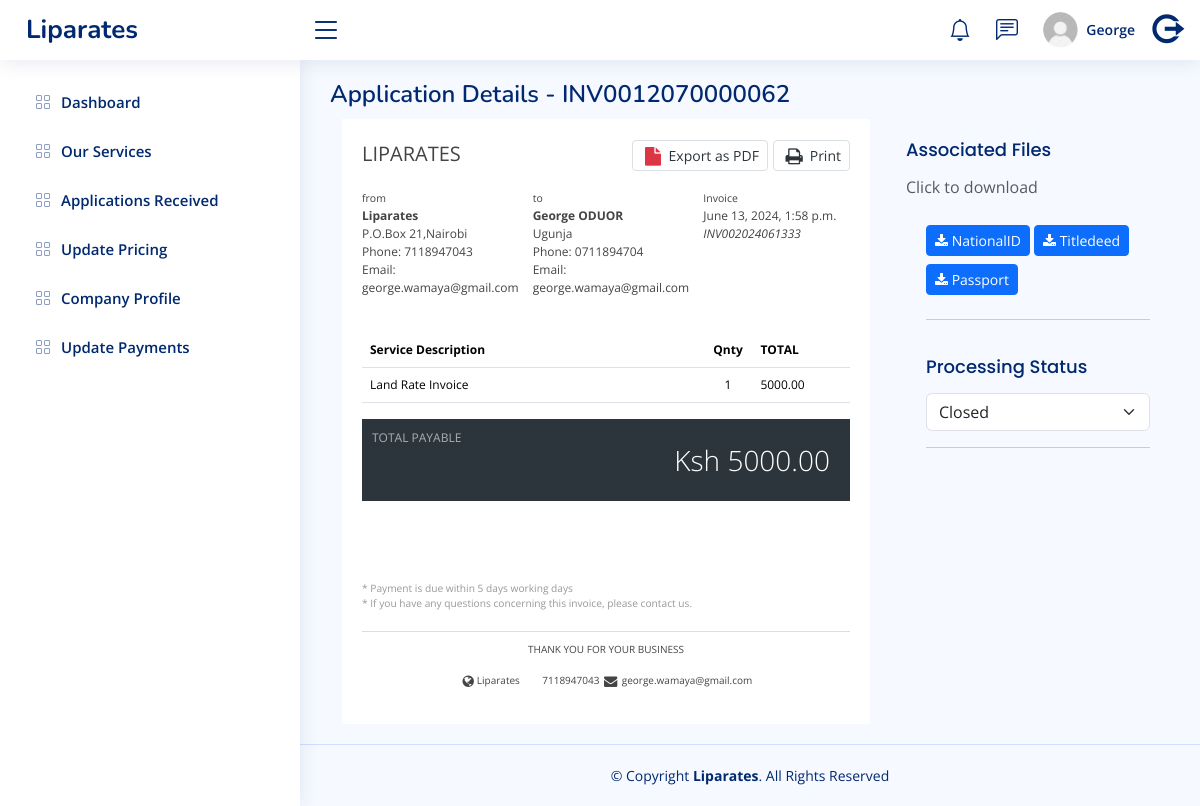
Page /core/application_details/33 (signed in) on the committed database.
### core/models.py (models this page shows)
class CompanyProfile(models.Model):
    name        = models.CharField(max_length=100)
    address     = models.TextField()
    mobile      = models.CharField(max_length=12)
    email       = models.EmailField()
    paybill     = models.CharField(max_length=100)
    accountno   = models.CharField(max_length=100)
    tillno      = models.CharField(max_length=100)
    created_at  = models.DateTimeField(auto_now_add=True)
    updated_at  = models.DateTimeField(auto_now=True)

class ApplicationRecords(models.Model):
    user                 = models.ForeignKey(User, on_delete=models.CASCADE)
    service              = models.ForeignKey(Services, on_delete=models.CASCADE)
    amount               = models.DecimalField(max_digits=10, decimal_places=2)
    paymentStatus        = models.TextField(max_length=30,choices=[('Pending','Pending'),('Approved','Approved'),('Unpaid','Unpaid'),('Declined','Declined')])
    transactioncode      = models.CharField(max_length=100)
    resolution           = models.TextField(max_length=100,choices=[('New','New'),('Queued','Queued'),('Closed','Closed')])
    remarks              = models.TextField(null=True)
    filesUploaded        = models.CharField(null=True,max_length=1024)
    invoice              = models.CharField(null=True,max_length=1024)
    created_at           = models.DateTimeField(auto_now_add=True)
    updated_at           = models.DateTimeField(auto_now=True)

class Services(models.Model):
    title        = models.CharField(max_length=100)
    description  = models.TextField()
    requirements = models.TextField()
    created_at   = models.DateTimeField(auto_now_add=True)
    updated_at   = models.DateTimeField(auto_now=True)
    def __str__(self):
        return self.title

### accounts/models.py (models this page shows, shortened)
class Profile(models.Model):
    user         = models.OneToOneField(User, on_delete=models.CASCADE)
    phone        = models.CharField(max_length=12)
    county       = models.CharField(max_length=100)
    town         = models.CharField(max_length=100)
    municipality = models.CharField(max_length=100)
    created      = models.DateTimeField(auto_now_add=True)
    updated      = models.DateTimeField(auto_now=True)

### core/views.py (the view, shortened to what this page needs)
# urls.py: path("application_details/<int:aplid>",views.ApplicationDetails.as_view(),name="details"),
class ApplicationDetails(LoginRequiredMixin,View):
    login_url = "accounts:login"
    redirect_field_name = "redirect_to"
    def get(self, request, aplid):
        application = ApplicationRecords.objects.get(id=aplid)
        profile = Profile.objects.get(user=request.user)
        companyDetails = CompanyProfile.objects.all().last()
        context = {
            "application": application,
            "companyDetails": companyDetails,
            "profile": profile,
        }
        return render(request, "core/application_details.html", context)

### core/templatetags/custom_filters.py (called while the page is built)
@register.filter
def customDate(value):
    return value.strftime("%Y%m%d")

@register.filter
def associated_files(value):
    file_paths = value.split(',')
    result = {path.split('_')[0]: path for path in file_paths}
    return result

### templates/core/application_details.html (shortened to what this page needs)
{% extends 'core/base.html' %}
{% load static %}
{% load custom_filters %}
{% block pagetitle %}
  Application Details - INV0012070000062
{% endblock %}
{% block mainbody %}
  <section class="wrapper-invoice">
    <div class="row">
      <div class="col-sm-12 col-md-8 col-lg-8">
        <link href="https://maxcdn.bootstrapcdn.com/font-awesome/4.3.0/css/font-awesome.min.css" rel="stylesheet" />
        {% include 'core/parts/invoice_template.html' %}
      </div>
      <div class="col-sm-12 col-md-4 col-lg-4">
        <div class="car">
          <div class="card-heade">
            <h5 class="card-title">Associated Files</h5>
            <p class="text-muted">Click to download</p>
          </div>
          <div class="card-body">
            {% with files_dict=application.filesUploaded|associated_files %}
              {% for filename, path in files_dict.items %}
                <a class="btn btn-primary btn-sm mb-2" href="/media/{{ path }}" download="{{ filename }}"><i class="fa fa-download"></i> {{ filename }}</a>
              {% endfor %}
            {% endwith %}
            <hr />
            {% if user.is_staff %}
              <h5 class="card-title">Processing Status</h5>
              <form action="" method="post" enctype="multipart/form-data">
                <select name="resolution" id="" class="form-select form-control">
                  {% if application.resolution == 'Closed' %}
                    <option value="Closed" selected>Closed</option>
                  {% else %}
                    <option value="Closed">Closed</option>
                  {% endif %}
                </select>
              </form>
              <hr />
            {% endif %}
          </div>
        </div>
      </div>
    </div>
  </section>
{% endblock %}

### templates/core/parts/header.html (shortened to what this page needs)
{% load static %}
<header id="header" class="header fixed-top d-flex align-items-center">
  <div class="d-flex align-items-center justify-content-between">
    <a href="{% url 'core:performance' %}" class="logo d-flex align-items-center">
      <span class="d-none d-lg-block">Liparates</span>
    </a>
    <i class="bi bi-list toggle-sidebar-btn"></i>
  </div>
  <nav class="header-nav ms-auto">
    <ul class="d-flex align-items-center">
      <li class="nav-item dropdown">
        <a class="nav-link nav-icon" href="#" data-bs-toggle="dropdown">
          <i class="bi bi-bell"></i>
        </a>
      </li>
      <li class="nav-item dropdown">
        <a class="nav-link nav-icon" href="#" data-bs-toggle="dropdown">
          <i class="bi bi-chat-left-text"></i>
        </a>
      </li>
      <li class="nav-item dropdown pe-3">
        <a class="nav-link nav-profile d-flex align-items-center pe-0" href="{% url 'accounts:myprofile' %}">
          <img src="{% static 'images/liparates-user.jpg' %}" alt="Profile" class="rounded-circle" />
          <span class="d-none d-md-block ps-2">{{ user.first_name }}</span>
        </a>
      </li>
      <li class="nav-item dropdown pe-3">
        <a class="nav-link nav-profile d-flex align-items-center pe-0" href="{% url 'accounts:logout' %}">
          <i class="ri-logout-circle-r-line" style="font-size: 33px;font-weight: bolder;"></i>
        </a>
      </li>
    </ul>
  </nav>
</header>

### templates/core/parts/invoice_template.html (shortened to what this page needs)
{% load custom_filters %}
<div class="container">
  <div class="col-md-12">
    <div class="invoice">
      <div class="invoice-company text-inverse f-w-600">
        <span class="pull-right hidden-print">
          <a href="javascript:;" class="btn btn-sm btn-white m-b-10 p-l-5"><i class="fa fa-file t-plus-1 text-danger fa-fw fa-lg"></i> Export as PDF</a>
          <a href="javascript:;" onclick="window.print()" class="btn btn-sm btn-white m-b-10 p-l-5"><i class="fa fa-print t-plus-1 fa-fw fa-lg"></i> Print</a>
        </span>
        {{ companyDetails.name|upper }}
      </div>
      <div class="invoice-headerf row">
        <div class="col-sm-12 col-md-4 col-lg-4">
          <small>from</small>
          <address class="m-t-5 m-b-5">
            <strong class="text-inverse">{{ companyDetails.name|title }}</strong><br />
            {{ companyDetails.address|safe }}<br />
            Phone: {{ companyDetails.mobile }}<br />
            Email: {{ companyDetails.email }}
          </address>
        </div>
        <div class="col-sm-12 col-md-4 col-lg-4">
          <small>to</small>
          <address class="m-t-5 m-b-5">
            <strong class="text-inverse">{{ application.user.get_full_name }}</strong><br />
            {{ profile.town|safe }}<br />
            Phone: {{ profile.phone }}<br />
            Email: {{ application.user.email }}
          </address>
        </div>
        <div class="col-sm-12 col-md-4 col-lg-4">
          <small>Invoice</small>
          <div class="date text-inverse m-t-5">{{ application.created_at }}</div>
          <div class="invoice-detail">
            <em>INV00{{ application.created_at|customDate }}{{ application.id }}</em><br />
          </div>
        </div>
      </div>
      <div class="invoice-content">
        <div class="table-responsive">
          <table class="table table-invoice">
            <thead>
              <tr>
                <th>Service Description</th>
                <th class="text-center" width="10%">Qnty</th>
                <th class="text-right" width="20%">TOTAL</th>
              </tr>
            </thead>
            <tbody>
              <tr>
                <td>
                  <span class="text-inverse">{{ application.service }}</span><br />
                </td>
                <td class="text-center">1</td>
                <td class="text-right">{{ application.amount }}</td>
              </tr>
            </tbody>
          </table>
        </div>
        <div class="invoice-price">
          <div class="invoice-price-right">
            <small>TOTAL PAYABLE</small> <span class="f-w-600">
              Ksh {{ application.amount }}
            </span>
          </div>
        </div>
      </div>
      <div class="invoice-note">
        * Payment is due within 5 days working days<br />
        * If you have any questions concerning this invoice, please contact us.
      </div>
      <div class="invoice-footer">
        <p class="text-center m-b-5 f-w-600">THANK YOU FOR YOUR BUSINESS</p>
        <p class="text-center">
          <span class="m-r-10"><i class="fa fa-fw fa-lg fa-globe"></i>{{ companyDetails.name }}</span>
          <span class="m-r-10"> {{ companyDetails.mobile }}</span>
          <span class="m-r-10"><i class="fa fa-fw fa-lg fa-envelope"></i> {{ companyDetails.email }}</span>
        </p>
      </div>
    </div>
  </div>
</div>

### static/core/style.css (style rules this page uses)
:root { scroll-behavior: smooth; }
body { font-family: "Open Sans", sans-serif; background: #f6f9ff; color: #444444; }
a { color: #4154f1; text-decoration: none; }
h1, h2, h3, h4, h5, h6 { font-family: "Nunito", sans-serif; }
.card-title { padding: 20px 0 15px 0; font-size: 18px; font-weight: 500; color: #012970; font-family: "Poppins", sans-serif; }
.card-body { padding: 10px 20px 10px 20px; }
.logo { line-height: 1; }
@media (min-width: 1200px) { .logo { width: 280px; } }
.logo span { font-size: 26px; font-weight: 700; color: #012970; font-family: "Nunito", sans-serif; }
.header { transition: all 0.5s; z-index: 997; height: 60px; box-shadow: 0px 2px 20px rgba(1, 41, 112, 0.1); background-color: #fff; padding-left: 20px; }
.header .toggle-sidebar-btn { font-size: 32px; padding-left: 10px; cursor: pointer; color: #012970; }
.header-nav ul { list-style: none; }
.header-nav>ul { margin: 0; padding: 0; }
.header-nav .nav-icon { font-size: 22px; color: #012970; margin-right: 25px; position: relative; }
.header-nav .nav-profile { color: #012970; }
.header-nav .nav-profile img { max-height: 36px; }
.header-nav .nav-profile span { font-size: 14px; font-weight: 600; }

### static/core/invoice.css (style rules this page uses)
.invoice { background: #fff; padding: 20px; font-size: 12px; }
.invoice-company { font-size: 20px }
.invoice-price { background: #f0f3f4; display: table; width: 100% }
.invoice-price .invoice-price-left, .invoice-price .invoice-price-right { display: table-cell; padding: 20px; font-size: 20px; font-weight: 600; width: 75%; position: relative; vertical-align: middle }
.invoice-price small { font-size: 12px; font-weight: 400; display: block }
.invoice-price .invoice-price-right { width: 25%; background: #2d353c; color: #fff; font-size: 28px; text-align: right; vertical-align: bottom; font-weight: 300 }
.invoice-price .invoice-price-right small { display: block; opacity: .6; position: absolute; top: 10px; left: 10px; font-size: 12px }
.invoice-footer { border-top: 1px solid #ddd; padding-top: 10px; font-size: 10px }
.invoice-note { color: #999; margin-top: 80px; font-size: 85% }
.invoice>div:not(.invoice-footer) { margin-bottom: 20px }
.btn.btn-white, .btn.btn-white.disabled, .btn.btn-white.disabled:focus, .btn.btn-white.disabled:hover, .btn.btn-white[disabled], .btn.btn-white[disabled]:focus, .btn.btn-white[disabled]:hover { color: #2d353c; background: #fff; border-color: #d9dfe3; }

### rows in the picture
CompanyProfile: name "LIPARATES", name "Liparates", address "P.O.Box 21,Nairobi", mobile "7118947043", email "george.wamaya@gmail.com"
ApplicationRecords: user.get_full_name "George ODUOR", user.email "george.wamaya@gmail.com", created_at "June 13, 2024, 1:58 p.m.", created_at|customDate "20240613", id "33", service "Land Rate Invoice", amount "5000.00", resolution "Closed"
Profile: town "Ugunja", phone "0711894704"

### other values in the picture
{{ user.first_name }} "George"
{{ filename }} "NationalID" "Titledeed" "Passport"
